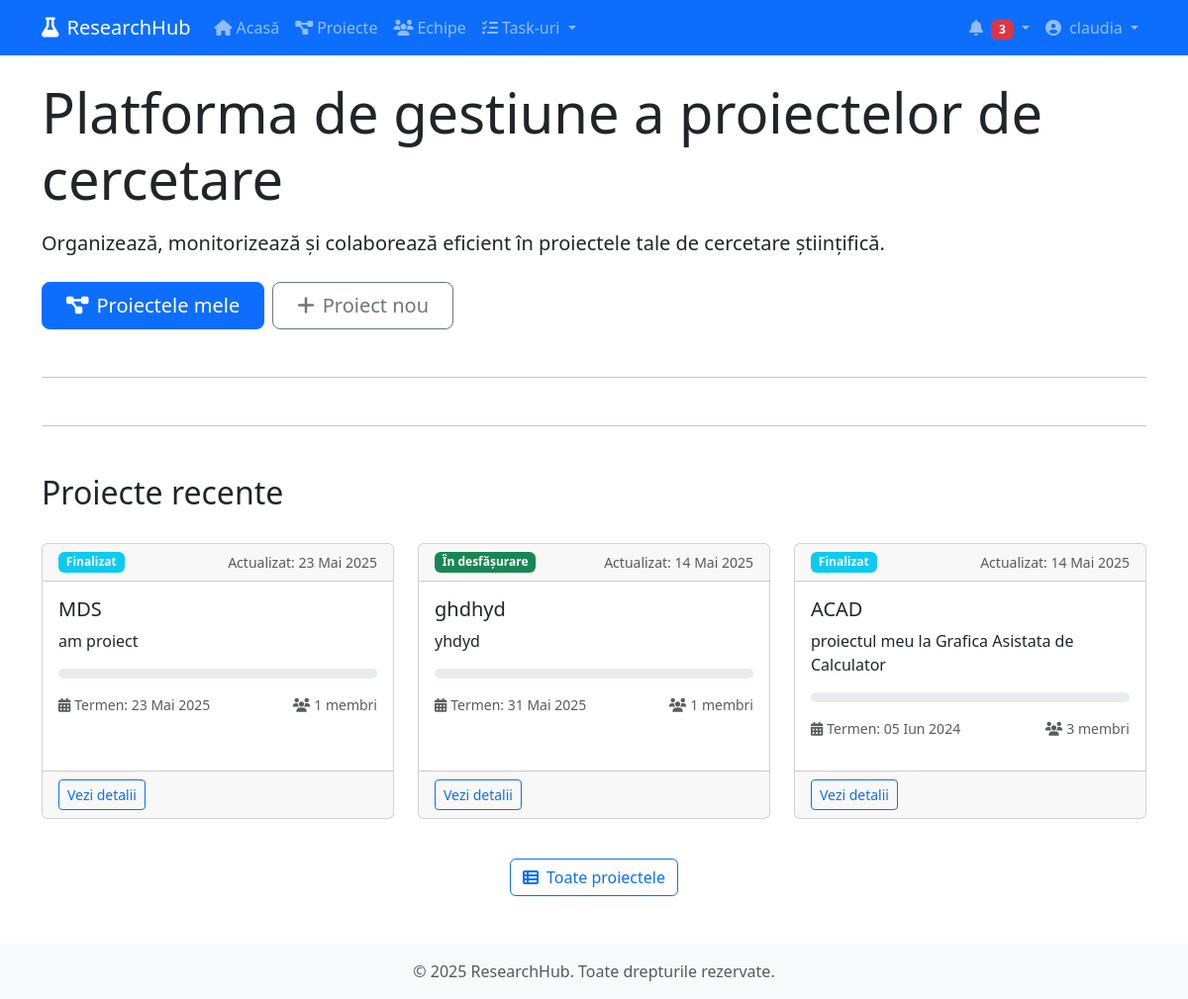
The app's page / (signed in) with its own data.
### myapp/models.py (models this page shows, shortened)
class ProjectMember(models.Model):
    project = models.ForeignKey(Project, on_delete=models.CASCADE, related_name='members')
    user = models.ForeignKey(User, on_delete=models.CASCADE, related_name='project_memberships')
    joined_at = models.DateTimeField(auto_now_add=True)
    ROLE_CHOICES = [
        ('leader', 'Lider de proiect'),
        ('researcher', 'Cercetător'),
        ('assistant', 'Asistent'),
        ('consultant', 'Consultant'),
        ('admin', 'Administrator'),
    ]
    role = models.CharField(max_length=20, choices=ROLE_CHOICES, default='researcher')
    class Meta:
        unique_together = ('project', 'user')

class Project(models.Model):
    title = models.CharField(max_length=200)
    description = models.TextField()
    start_date = models.DateField()
    end_date = models.DateField()
    created_at = models.DateTimeField(auto_now_add=True)
    updated_at = models.DateTimeField(auto_now=True)
    created_by = models.ForeignKey(User, on_delete=models.CASCADE, related_name='created_projects')
    STATUS_CHOICES = [
        ('draft', 'Schiță'),
        ('planning', 'Planificare'),
        ('in_progress', 'În desfășurare'),
        ('on_hold', 'Suspendat'),
        ('completed', 'Finalizat'),
        ('archived', 'Arhivat'),
    ]
    status = models.CharField(max_length=20, choices=STATUS_CHOICES, default='draft')
    def progress_percentage(self):
        total_activities = self.activities.count()
        if total_activities == 0:
            return 0
        completed_activities = self.activities.filter(status='completed').count()
        return int((completed_activities / total_activities) * 100)

### myapp/views.py (the view)
# urls.py: path('', views.home, name='home'),
def home(request):
    context = {}
    if request.user.is_authenticated:
        try:
            user_projects = ProjectMember.objects.filter(
                user=request.user
            ).select_related('project').order_by('-project__updated_at')[:3]
            upcoming_activities = Activity.objects.filter(
                assigned_to=request.user,
                due_date__gte=timezone.now().date(),
                status__in=['not_started', 'in_progress']
            ).select_related('project').order_by('due_date')[:3]
            unread_notifications = Notification.objects.filter(
                user=request.user,
                read=False
            ).order_by('-created_at')[:5]
            context.update({
                'user_projects': user_projects,
                'upcoming_activities': upcoming_activities,
                'unread_notifications': unread_notifications,
            })
        except Exception as e:
            messages.error(request, f"A apărut o eroare: {str(e)}")
    return render(request, 'home.html', context)

### myapp/templates/home.html (shortened to what this page needs)
{% extends 'base.html' %}
{% block content %}
<div class="row align-items-center mb-5">
    <div class="col-lg-12">
        <h1 class="display-4 mb-3">Platforma de gestiune a proiectelor de cercetare</h1>
        <p class="lead mb-4">Organizează, monitorizează și colaborează eficient în proiectele tale de cercetare științifică.</p>
        {% if user.is_authenticated %}
        <div class="d-grid gap-2 d-md-flex">
            <a href="{% url 'projects_list' %}" class="btn btn-primary btn-lg px-4">
                <i class="fas fa-project-diagram me-2"></i>Proiectele mele
            </a>
            <a href="{% url 'create_project' %}" class="btn btn-outline-secondary btn-lg px-4">
                <i class="fas fa-plus me-2"></i>Proiect nou
            </a>
        </div>
        {% endif %}
    </div>
</div>
<hr class="my-5">
<hr class="my-5">
{% if user.is_authenticated and user_projects %}
<div class="row mb-5">
    <div class="col-12 mb-4">
        <h2>Proiecte recente</h2>
    </div>
    {% for membership in user_projects %}
    <div class="col-md-6 col-lg-4 mb-4">
        <div class="card h-100">
            <div class="card-header d-flex justify-content-between align-items-center">
                <span class="badge {% if membership.project.status == 'in_progress' %}bg-success{% elif membership.project.status == 'planning' %}bg-warning text-dark{% elif membership.project.status == 'completed' %}bg-info{% elif membership.project.status == 'on_hold' %}bg-secondary{% elif membership.project.status == 'archived' %}bg-dark{% else %}bg-primary{% endif %}">
                    {{ membership.project.get_status_display }}
                </span>
                <small class="text-muted">Actualizat: {{ membership.project.updated_at|date:"d M Y" }}</small>
            </div>
            <div class="card-body">
                <h3 class="card-title h5">{{ membership.project.title }}</h3>
                <p class="card-text">{{ membership.project.description|truncatechars:100 }}</p>
                <div class="progress mb-3" style="height: 10px;">
                </div>
                <div class="d-flex justify-content-between small text-muted mb-3">
                    <span><i class="fas fa-calendar-alt me-1"></i>Termen: {{ membership.project.end_date|date:"d M Y" }}</span>
                    <span><i class="fas fa-users me-1"></i>{{ membership.project.members.count }} membri</span>
                </div>
            </div>
            <div class="card-footer">
                <a href="{% url 'project_detail' membership.project.id %}" class="btn btn-sm btn-outline-primary">Vezi detalii</a>
            </div>
        </div>
    </div>
    {% endfor %}
    <div class="col-12 text-center mt-3">
        <a href="{% url 'projects_list' %}" class="btn btn-outline-primary">
            <i class="fas fa-th-list me-2"></i>Toate proiectele
        </a>
    </div>
</div>
{% endif %}
{% endblock %}

### myapp/templates/base.html (shortened to what this page needs)
<!DOCTYPE html>
<html lang="ro">
<head>
    <link href="https://cdn.jsdelivr.net/npm/bootstrap@5.3.0/dist/css/bootstrap.min.css" rel="stylesheet">
    <link rel="stylesheet" href="https://cdnjs.cloudflare.com/ajax/libs/font-awesome/6.4.0/css/all.min.css">
</head>
<body>
    <nav class="navbar navbar-expand-lg navbar-dark bg-primary">
        <div class="container">
            <a class="navbar-brand" href="{% url 'home' %}">
                <i class="fas fa-flask me-2"></i>ResearchHub
            </a>
            <div class="collapse navbar-collapse" id="navbarNav">
                <ul class="navbar-nav me-auto">
                    <li class="nav-item">
                        <a class="nav-link" href="{% url 'home' %}">
                            <i class="fas fa-home me-1"></i>Acasă
                        </a>
                    </li>
                    {% if user.is_authenticated %}
                    <li class="nav-item">
                        <a class="nav-link" href="{% url 'projects_list' %}">
                            <i class="fas fa-project-diagram me-1"></i>Proiecte
                        </a>
                    </li>
                    <li class="nav-item">
                        <a class="nav-link" href="{% url 'teams_list' %}">
                            <i class="fas fa-users me-1"></i>Echipe
                        </a>
                    </li>
                    <li class="nav-item dropdown">
                        <a class="nav-link dropdown-toggle" href="#" role="button" data-bs-toggle="dropdown">
                            <i class="fas fa-tasks me-1"></i>Task-uri
                        </a>
                    </li>
                    {% endif %}
                </ul>
                <ul class="navbar-nav">
                    {% if user.is_authenticated %}
                    <li class="nav-item dropdown">
                        <a class="nav-link dropdown-toggle" href="#" role="button" data-bs-toggle="dropdown">
                            <i class="fas fa-bell me-1"></i>
                            <span class="badge bg-danger">3</span>
                        </a>
                    </li>
                    <li class="nav-item dropdown">
                        <a class="nav-link dropdown-toggle" href="#" role="button" data-bs-toggle="dropdown">
                            {% if user.profile.picture %}
                            <img src="{{ user.profile.picture.url }}" alt="{{ user.username }}" class="rounded-circle me-1" style="width: 24px; height: 24px; object-fit: cover;">
                            {% else %}
                            <i class="fas fa-user-circle me-1"></i>
                            {% endif %}
                            {{ user.first_name|default:user.username }}
                        </a>
                    </li>
                    {% endif %}
                </ul>
            </div>
        </div>
    </nav>
    <main class="container mt-4">
        {% block content %}{% endblock %}
    </main>
    <footer class="bg-light text-center text-muted py-3 mt-5">
        <div class="container">
            <p class="mb-0">© {% now "Y" %} ResearchHub. Toate drepturile rezervate.</p>
        </div>
    </footer>
</body>
</html>

### records on screen
ProjectMember: project.status "Finalizat", project.updated_at "23 Mai 2025", project "MDS", project.description "am proiect", project.end_date "23 Mai 2025", project.members.count "1"
ProjectMember: project.status "În desfășurare", project.updated_at "14 Mai 2025", project "ghdhyd", project.description "yhdyd", project.end_date "31 Mai 2025", project.members.count "1"
ProjectMember: project.status "Finalizat", project.updated_at "14 Mai 2025", project "ACAD", project.description "proiectul meu la Grafica Asistata de Calculator", project.end_date "05 Iun 2024", project.members.count "3"

### other values on screen
{{ user.first_name|default:user.username }} "claudia"
